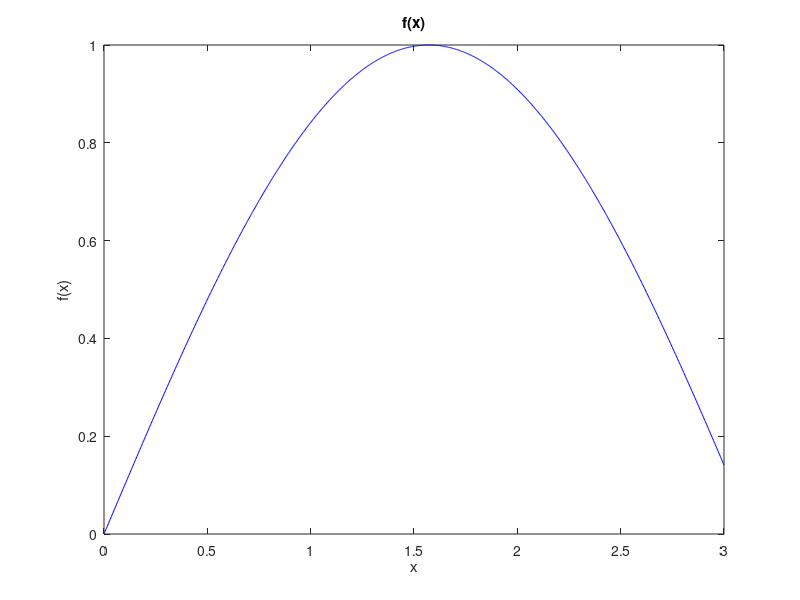

MATLAB code for this plot:
xVals = linspace(0, 3, 1000);

% Define the functions f and g
f = @(x) sin(x);
g = @(x) x - 1;

% Plot the graph of f
figure();
plot(xVals, f(xVals), "b")
title("f(x)");
xlabel("x");
ylabel("f(x)");

% Plot the graph of g


% Plot the graph of f and g together